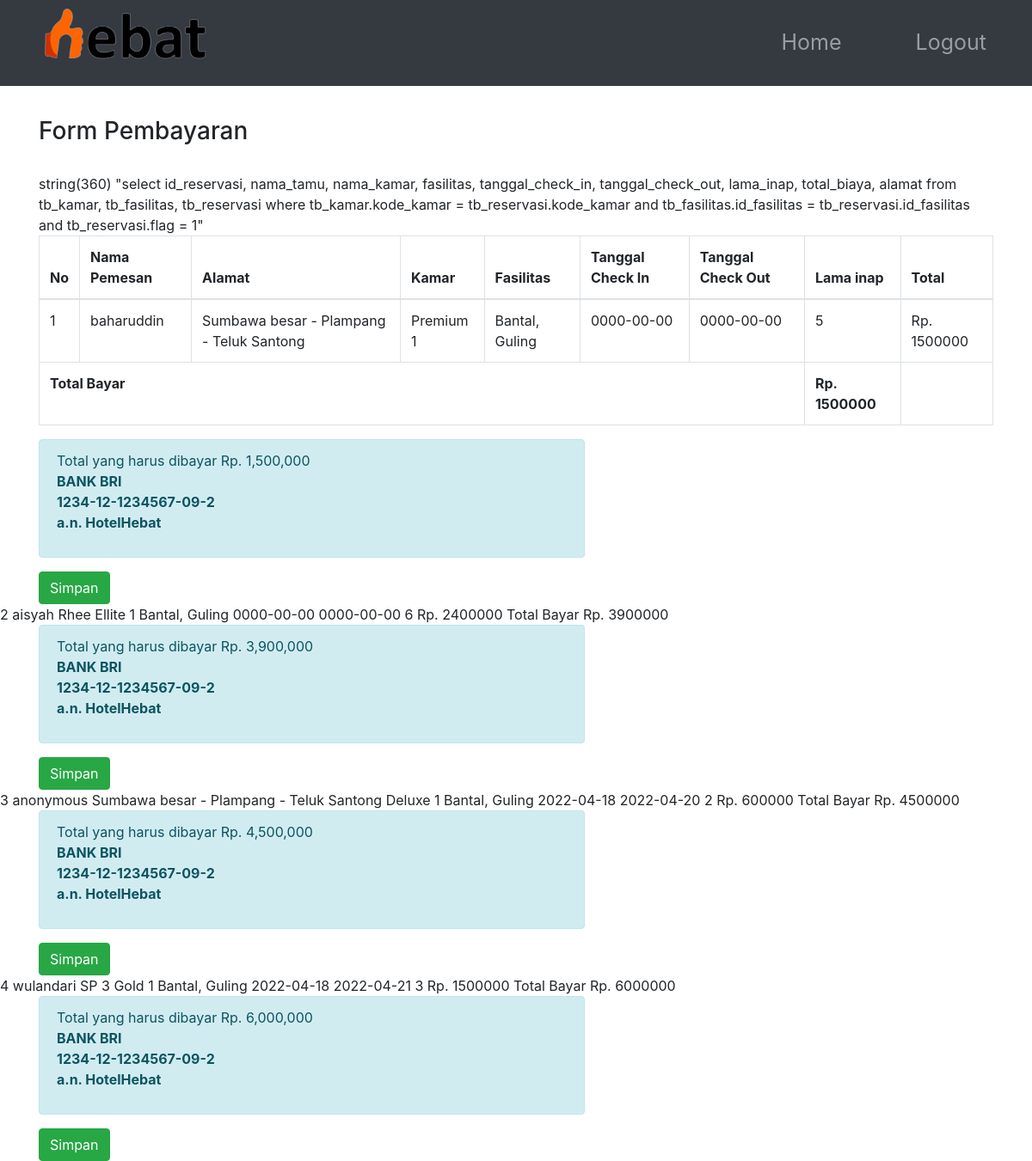
Screenshot of /formPembayaran.php with the database file from the repository.
### tables this page shows
CREATE TABLE `tb_reservasi` (
  `id_reservasi` int(25) NOT NULL,
  `nama_tamu` varchar(25) NOT NULL,
  `kode_kamar` varchar(25) NOT NULL,
  `id_fasilitas` varchar(25) NOT NULL,
  `tanggal_check_in` date NOT NULL,
  `tanggal_check_out` date NOT NULL,
  `lama_inap` int(25) NOT NULL,
  `total_biaya` int(25) NOT NULL,
  `flag` int(1) NOT NULL DEFAULT 1,
  `alamat` varchar(50) NOT NULL
);

CREATE TABLE `tb_kamar` (
  `kode_kamar` varchar(25) NOT NULL,
  `nama_kamar` varchar(25) NOT NULL,
  `kelas` varchar(25) NOT NULL,
  `gambar` varchar(25) NOT NULL,
  `tarif` int(25) NOT NULL,
  `status` varchar(25) NOT NULL,
  `flag` int(1) NOT NULL DEFAULT 1
);

CREATE TABLE `tb_fasilitas` (
  `id_fasilitas` varchar(25) NOT NULL,
  `tipe_fasilitas` varchar(25) NOT NULL,
  `fasilitas` varchar(25) NOT NULL,
  `status` varchar(25) NOT NULL,
  `flag` int(1) NOT NULL DEFAULT 1
);

### formPembayaran.php (the view, shortened to what this page needs)
<?php
$username = $_SESSION["nama"];
?>
<!DOCTYPE html>
<html lang="en">
<head>
    <link rel="stylesheet" type="text/css" href="//cdn.datatables.net/1.10.11/css/jquery.dataTables.min.css">
    <link rel="stylesheet" href="https://maxcdn.bootstrapcdn.com/bootstrap/4.0.0/css/bootstrap.min.css">
    <link href="admin/css/business-frontpage.css" rel="stylesheet">
</head>
<body>
    <nav class="navbar navbar-expand-sm bg-dark navbar-dark content-center fixed-top" style="height : 100px">
        <div class="container">
            <a class="navbar-brand" href="profile.php"><img src="img/logo1.png" alt=""></a>
            <ul class="navbar-nav" style="font-size: 25px">
                <li class="nav-item">
                    <a class="nav-link" href="profile.php" style="padding-right: 35px">Home</a>
                </li>
                <li class="nav-item">
                    <a class="nav-link" style="padding-right: 35px; color: yellow"><?php echo $username; ?></a>
                </li>
                <li class="nav-item">
                    <a class="nav-link" href="logout.php">Logout</a>
                </li>
            </ul>
        </div>
    </nav>
    <form action="proses/prosesInsertPembayaran.php" method="POST">
        <div class="container">
            <h3 style="margin-top:80px;">Form Pembayaran</h3><br>
            <table class="table table-bordered">
                <thead>
                    <tr>
                        <th>No</th>
                        <th>Nama Pemesan</th>
                        <th>Alamat</th>
                        <th>Kamar</th>
                        <th>Fasilitas</th>
                        <th>Tanggal Check In</th>
                        <th>Tanggal Check Out</th>
                        <th>Lama inap</th>
                        <th>Total</th>
                    </tr>
                </thead>
                <tbody>
                    <?php
                    include 'helper/connection.php';
                    $sql = "select id_reservasi, nama_tamu, nama_kamar, fasilitas, tanggal_check_in, tanggal_check_out, lama_inap, total_biaya, alamat
                    from tb_kamar, tb_fasilitas, tb_reservasi
                    where tb_kamar.kode_kamar = tb_reservasi.kode_kamar
                    and tb_fasilitas.id_fasilitas = tb_reservasi.id_fasilitas and tb_reservasi.flag = 1";
                    $query = mysqli_query($con, $sql);
                    var_dump($sql);
                    $no = 1;
                    $total_biaya = 0;
                    while ($data = mysqli_fetch_assoc($query)) {
                    ?>
                        <tr>
                            <td><?php echo $no++; ?></td>
                            <td><?php echo $data['nama_tamu']; ?></td>
                            <td><?php echo $data['alamat']; ?></td>
                            <td><?php echo $data['nama_kamar']; ?></td>
                            <td><?php echo $data['fasilitas']; ?></td>
                            <td><?php echo $data['tanggal_check_in']; ?></td>
                            <td><?php echo $data['tanggal_check_out']; ?></td>
                            <td><?php echo $data['lama_inap']; ?></td>
                            <td>Rp. <?php echo $data['total_biaya']; ?></td>
                        </tr>
                        <?php
                        $total_biaya += $data['total_biaya'];
                        ?>
                </tbody>
                <tfoot>
                    <tr>
                        <th colspan="7">Total Bayar</th>
                        <th>Rp. <?php echo $total_biaya; ?></th>
                    </tr>
                </tfoot>
            </table>
        </div>
        <div class="container">
            <div class="row">
                <div class="col-md-7">
                    <div class="alert alert-info">
                        <p>
                            Total yang harus dibayar Rp. <?php echo number_format($total_biaya); ?> <br>
                            <strong>BANK BRI <br>1234-12-1234567-09-2<br> a.n. HotelHebat</strong>
                        </p>
                    </div>
                </div>
            </div>
            <a href="proses/prosesInsertPembayaran.php?id=<?php echo $data['id_reservasi'] ?>" class="btn btn-success">Simpan</a>
        </div>
    <?php
                    }
    ?>
    </form>
</body>
</html>

### admin/css/business-frontpage.css (style rules this page uses)
body { padding-top: 54px; }
@media (min-width: 992px) { body { padding-top: 56px; } }

### rows the page displays
tb_reservasi: nama_tamu "baharuddin", alamat "Sumbawa besar - Plampang - Teluk Santong", kode_kamar.nama_kamar "Premium 1", id_fasilitas.fasilitas "Bantal, Guling", tanggal_check_in "0000-00-00", tanggal_check_out "0000-00-00", lama_inap "5", total_biaya "1500000", total_biaya "1,500,000"
tb_reservasi: nama_tamu "aisyah", alamat "Rhee", kode_kamar.nama_kamar "Ellite 1", id_fasilitas.fasilitas "Bantal, Guling", tanggal_check_in "0000-00-00", tanggal_check_out "0000-00-00", lama_inap "6", total_biaya "2400000", total_biaya "3900000", total_biaya "3,900,000"
tb_reservasi: nama_tamu "anonymous", alamat "Sumbawa besar - Plampang - Teluk Santong", kode_kamar.nama_kamar "Deluxe 1", id_fasilitas.fasilitas "Bantal, Guling", tanggal_check_in "2022-04-18", tanggal_check_out "2022-04-20", lama_inap "2", total_biaya "600000", total_biaya "4500000", total_biaya "4,500,000"
tb_reservasi: nama_tamu "wulandari", alamat "SP 3", kode_kamar.nama_kamar "Gold 1", id_fasilitas.fasilitas "Bantal, Guling", tanggal_check_in "2022-04-18", tanggal_check_out "2022-04-21", lama_inap "3", total_biaya "1500000", total_biaya "6000000", total_biaya "6,000,000"
